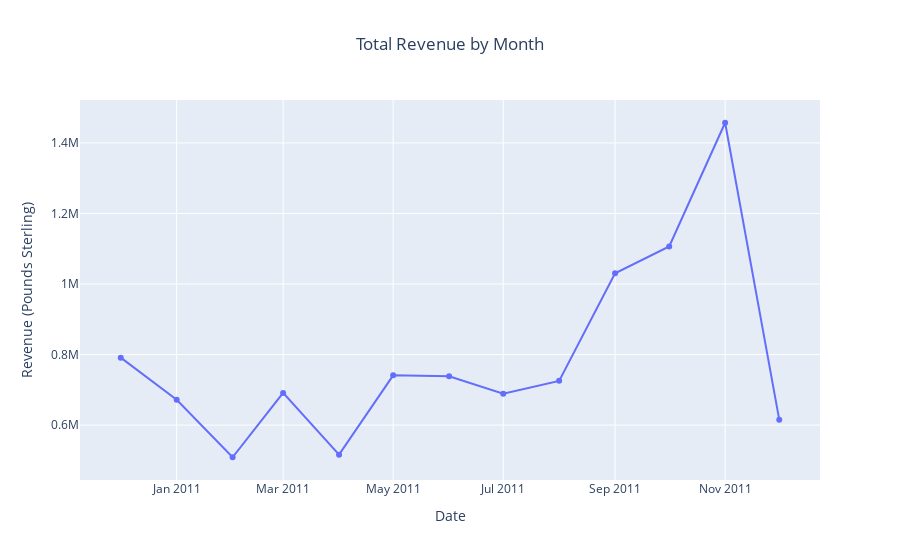

The code cell stored with this chart in its notebook:
### Markdown cell above
##### Sales Analysis
Revenue Analysis (By Month)

### Code cell
# New column to reflect revenue earned from each sale
valid_sales["Revenue"] = valid_sales['Quantity'] * valid_sales['UnitPrice']

print("Total revenue (GBP):", valid_sales['Revenue'].sum() / 100)

# New column YearMonth to separate sales by monthly buckets
valid_sales['YearMonth'] = valid_sales['InvoiceDate'].dt.to_period('M') ## YearMonth in format YYYY-MM

# print(valid_sales.head())
#* Sum up revenue columns based on buckets of YearMonth
monthly_sales = valid_sales.groupby('YearMonth')['Revenue'].sum().reset_index()
monthly_sales['YearMonth'] = monthly_sales['YearMonth'].astype(str) # convert to str for plotly

# print(monthly_sales)
#* identify best/worst performing month
highest_revenue_row = monthly_sales.loc[monthly_sales['Revenue'].idxmax()]
lowest_revenue_row  = monthly_sales.loc[monthly_sales['Revenue'].idxmin()]


print(highest_revenue_row)
print(lowest_revenue_row)


print("Average revenue (GBP):", monthly_sales['Revenue'].mean() / 100)

fig_monthly_sales = px.line(monthly_sales,
              x = 'YearMonth',
              y = monthly_sales['Revenue'] / 100,
              title = "Total Revenue by Month",
              labels = {'YearMonth': 'Date', 'y':'Revenue (Pounds Sterling)'},
              markers= True)

# Center the title
fig_monthly_sales.update_layout(
    title={
        'text': 'Total Revenue by Month',
        'x': 0.5,                   # x position of title (0 is left, 1 is right)
        'xanchor': 'center'         # Center of title aligned with x=0.5
    }
)

fig_monthly_sales.show()

### Figure 1 — Plotly figure (JSON) as saved in the notebook; plotly's stock layout.template omitted (floating-point values rounded to 4 significant figures)
{"data": [{"hovertemplate": "Date=%{x}<br>Revenue (Pounds Sterling)=%{y}<extra></extra>", "legendgroup": "", "line": {"color": "#636efa", "dash": "solid"}, "marker": {"symbol": "circle"}, "mode": "lines+markers", "name": "", "orientation": "v", "showlegend": false, "type": "scatter", "x": ["2010-12", "2011-01", "2011-02", "2011-03", "2011-04", "2011-05", "2011-06", "2011-07", "2011-08", "2011-09", "2011-10", "2011-11", "2011-12"], "xaxis": "x", "y": [791300.0, 671800.0, 508800.0, 691300.0, 516100.0, 741100.0, 738700.0, 689100.0, 725400.0, 1030000.0, 1106000.0, 1457000.0, 615400.0], "yaxis": "y"}], "layout": {"legend": {"tracegroupgap": 0}, "title": {"text": "Total Revenue by Month", "x": 0.5, "xanchor": "center"}, "xaxis": {"anchor": "y", "domain": [0, 1], "title": {"text": "Date"}}, "yaxis": {"anchor": "x", "domain": [0, 1], "title": {"text": "Revenue (Pounds Sterling)"}}}}
